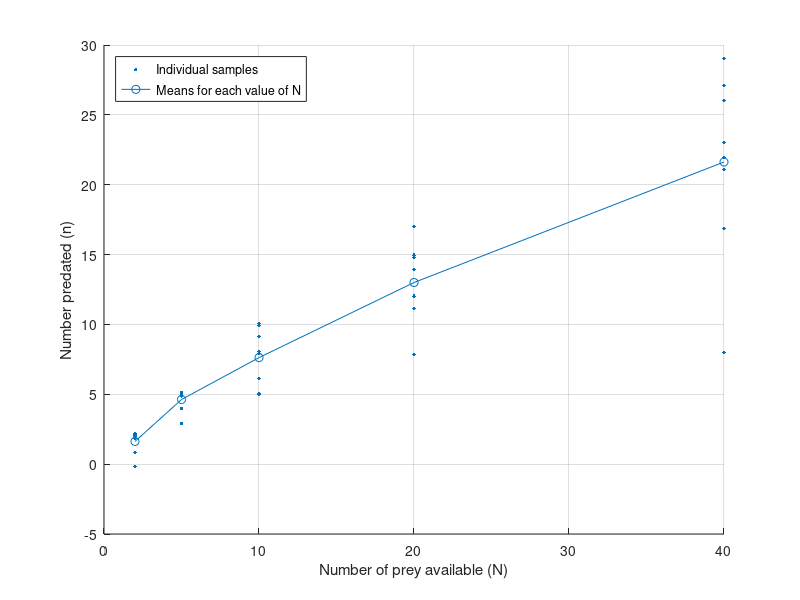

Write MATLAB code to recreate this figure.
% Plotting example datasets. The sample means (o-o-o)
% for each value N are also shown.

% Select dataset to use
D = 4;
% Datasets:
% 1- Example dataset from Papanikolau et al. (2016)
% 2- The orginal data from Hassell et al. (1977)
% 3 - Male functional response data collected through a baseline design
% 4 - Female functional response data collected through a baseline design

% Load the dataset
if D == 1
    raw_data = load('data/papanikolau_data.mat');
    data = raw_data.data;
    
elseif D == 2
    raw_data = load('data/hassell_data.mat');
    data = [raw_data.N.' raw_data.n.'];
  
elseif D == 3
    data = load('data/male_baseline_design.txt');
    
elseif D == 4
    data = load('data/female_baseline_design.txt');

end

% Plot the data with jitter on the y axis
scatter(data(:,1), data(:,2) + normrnd(0, 0.1, size(data, 1), 1), 60, '.');
hold on;
grid on;
means = grpstats(data, data(:,1));
plot(means(:,1),means(:,2), '-o');
xlabel('Number of prey available (N)');
ylabel('Number predated (n)');
legend('Individual samples', 'Means for each value of N', 'Location', 'northwest')
